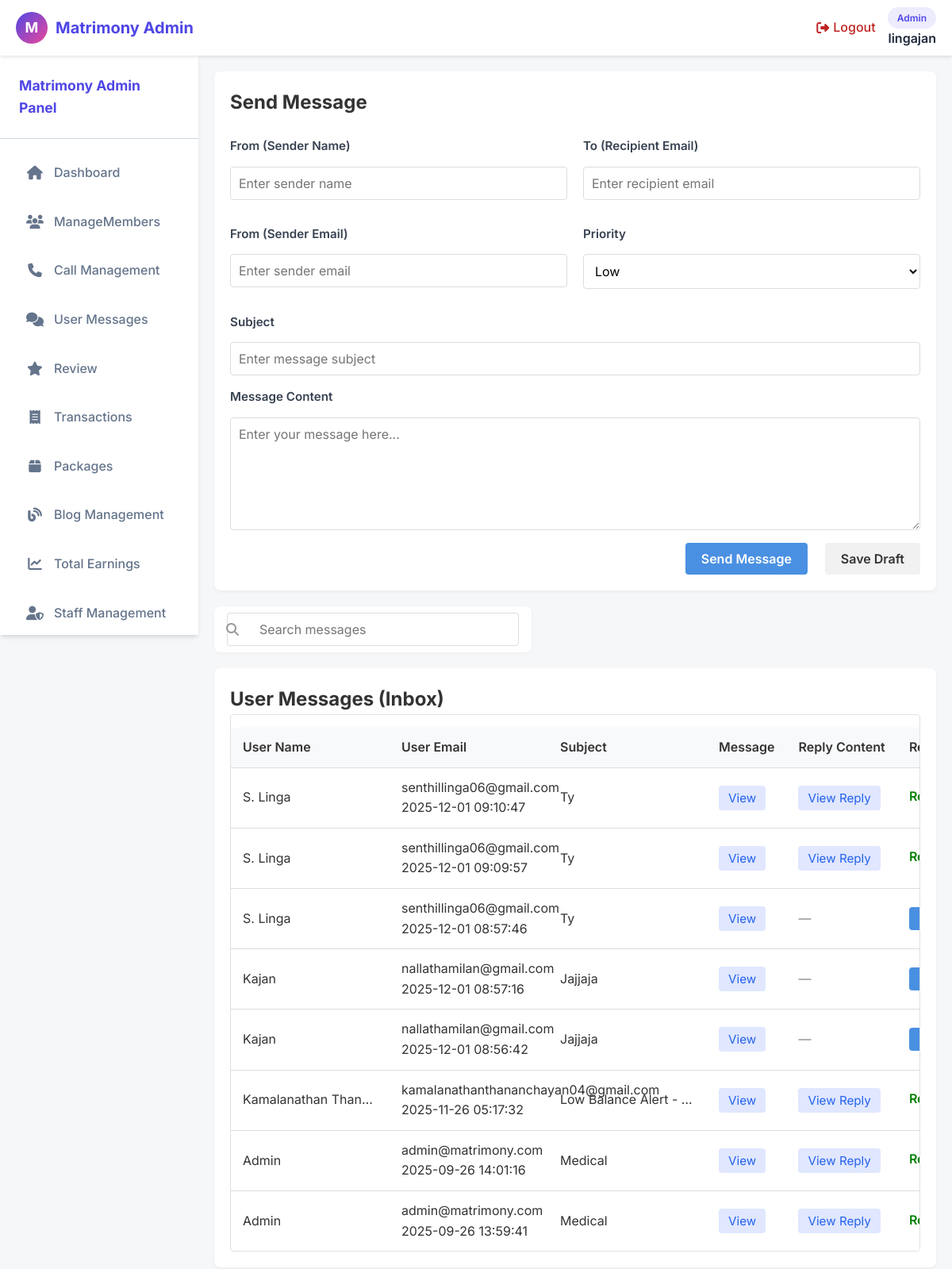
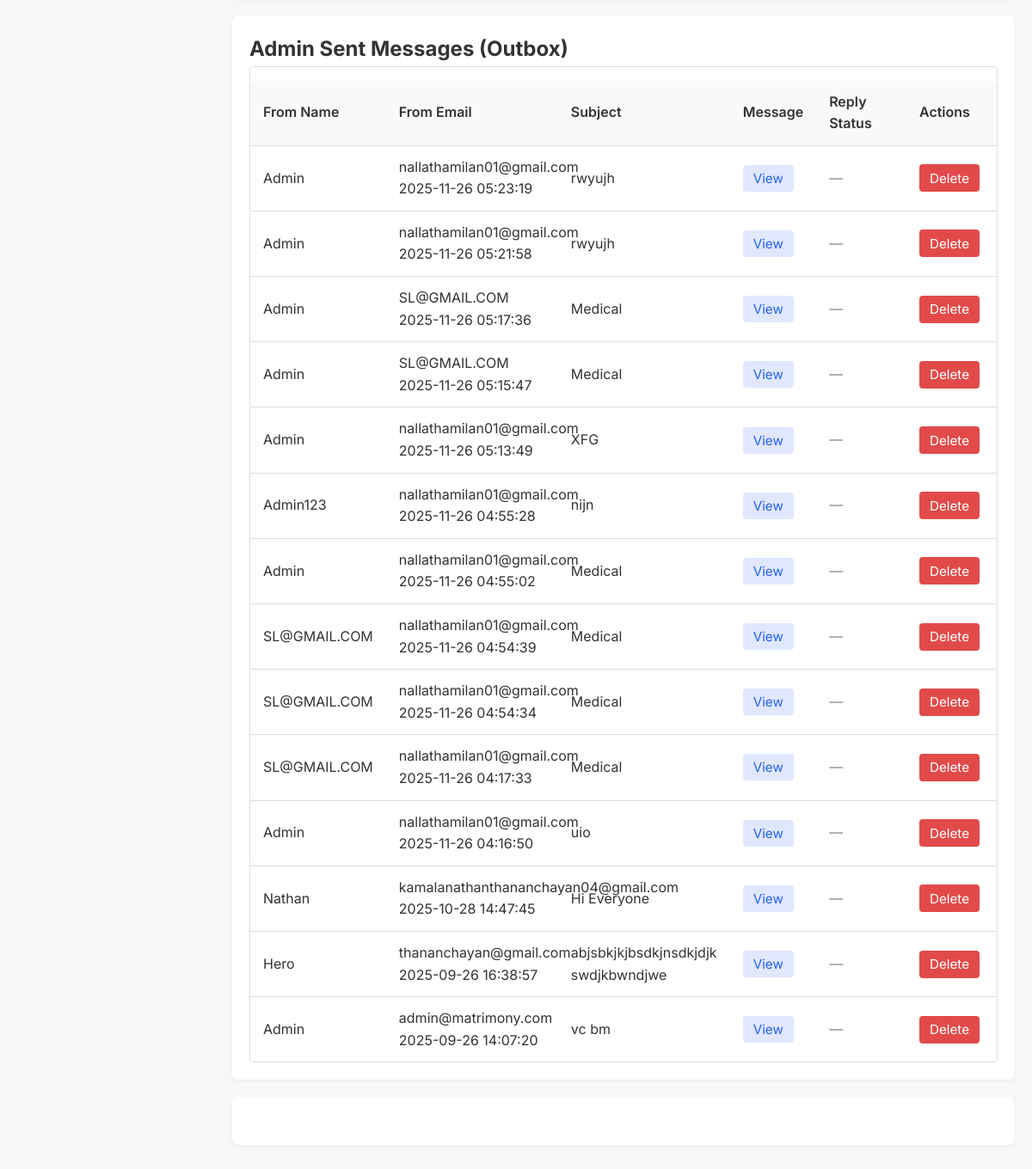
The page /AdminThennilavu/user-message-management.php (signed in) on the database its author committed (2 pictures, top to bottom).
### tables this page shows
CREATE TABLE `messages` (
  `message_id` int(10) UNSIGNED NOT NULL,
  `sender_name` varchar(120) NOT NULL,
  `sender_email` varchar(190) NOT NULL,
  `subject` varchar(255) NOT NULL,
  `message_text` text NOT NULL,
  `sent_time` datetime NOT NULL DEFAULT current_timestamp(),
  `message_type` enum('user','admin') NOT NULL DEFAULT 'user',
  `reply_text` text DEFAULT NULL,
  `reply_sent_time` datetime DEFAULT NULL
);

### AdminThennilavu/user-message-management.php (the view, shortened to what this page needs)
<?php
$name = $_SESSION['name'];
$type = ucfirst($_SESSION['role']);
$host = "localhost";
$user = "thennilavu_matrimonial";
$pass = "OYVuiEKfS@FQ";
$db = "thennilavu_thennilavu";
$conn = new mysqli($host, $user, $pass, $db);
$adminMessages = $conn->query("SELECT * FROM messages WHERE message_type='admin' ORDER BY sent_time DESC");
$userMessages  = $conn->query("SELECT * FROM messages WHERE message_type='user' ORDER BY sent_time DESC");
?>
<!DOCTYPE html>
<html lang="en">
<head>
  <link rel="stylesheet" href="maincontent.css"/>
  <link rel="stylesheet" href="tables.css"/>
  <link rel="stylesheet" href="https://cdnjs.cloudflare.com/ajax/libs/font-awesome/6.4.0/css/all.min.css"/>
  <link rel="stylesheet" href="header.css"/>
</head>
<body>
  <header class="top-nav">
    <div class="logo-container">
      <div class="logo-circle">M</div>
      <div class="matrimony-name-top">Matrimony Admin</div>
    </div>
    <div class="nav-right">
      <nav class="main-menu">
        <a href="logout.php" class="logout">
          <i class="fas fa-sign-out-alt"></i> Logout
        </a>
      </nav>
      <div class="user-info">
        <span class="user-type"><?= htmlspecialchars($type) ?></span>
        <span class="username"><?= htmlspecialchars($name) ?></span>
      </div>
    </div>
  </header>
  <div class="dashboard-layout">
    <aside class="sidebar" id="sidebar">
      <div class="matrimony-name">Matrimony Admin Panel</div>
      <ul class="sidebar-menu">
        <li><a href="index.php" class="sidebar-link"><i class="fas fa-home"></i> Dashboard</a></li>
        <li><a href="members.php" class="sidebar-link"><i class="fas fa-users"></i> ManageMembers</a></li>
        <li><a href="call-management.php" class="sidebar-link"><i class="fas fa-phone"></i> Call Management</a></li>
        <li><a href="user-message-management.php" class="sidebar-link"><i class="fas fa-comments"></i> User Messages</a></li>
        <li><a href="review-management.php" class="sidebar-link"><i class="fas fa-star"></i> Review</a></li>
        <li><a href="transaction-management.php" class="sidebar-link"><i class="fas fa-receipt"></i> Transactions</a></li>
        <li><a href="packages-management.php" class="sidebar-link"><i class="fas fa-box"></i> Packages</a></li>
        <li><a href="blog-management.php" class="sidebar-link"><i class="fas fa-blog"></i> Blog Management</a></li>
        <li><a href="total-earnings.php" class="sidebar-link"><i class="fas fa-chart-line"></i> Total Earnings</a></li>
        <li id="staffLink"><a href="staff.php" class="sidebar-link"><i class="fas fa-user-shield"></i> Staff Management</a></li>
      </ul>
    </aside>
    <main class="main-content">
      <div class="content-section">
        <h2>Send Message</h2>
        <form class="message-form" method="POST" action="">
          <div class="form-row">
            <div class="form-column">
              <div class="form-group">
                <label>From (Sender Name)</label>
                <input type="text" name="sender_name" placeholder="Enter sender name" required/>
              </div>
              <div class="form-group">
                <label>From (Sender Email)</label>
                <input type="email" name="sender_email" placeholder="Enter sender email" required/>
              </div>
            </div>
            <div class="form-column">
              <div class="form-group">
                <label>To (Recipient Email)</label>
                <input type="email" name="recipient_email" placeholder="Enter recipient email" required/>
              </div>
              <div class="form-group">
                <label>Priority</label>
                <select name="priority">
                  <option value="low">Low</option>
                </select>
              </div>
            </div>
          </div>
          <div class="form-group">
            <label>Subject</label>
            <input type="text" name="subject" placeholder="Enter message subject" required/>
          </div>
          <div class="form-group">
            <label>Message Content</label>
            <textarea name="message_text" placeholder="Enter your message here..." rows="6" required></textarea>
          </div>
          <div class="form-actions">
            <button type="submit" name="send_message" class="action-btn primary">Send Message</button>
            <button type="button" class="action-btn secondary">Save Draft</button>
          </div>
        </form>
      </div>
      <div class="search-bar">
        <i class="fas fa-search"></i>
        <input type="text" placeholder="Search messages" id="searchInput"/>
      </div>
      <div class="content-section">
        <h2>User Messages (Inbox)</h2>
        <div class="data-table-container">
          <table class="data-table">
            <thead>
              <tr>
                <th>User Name</th>
                <th>User Email</th>
                <th>Subject</th>
                <th>Message</th>
                <th>Reply Content</th>
                <th>Reply / Actions</th>
              </tr>
            </thead>
            <tbody>
            <?php if ($userMessages && $userMessages->num_rows > 0) { while ($row = $userMessages->fetch_assoc()) { ?>
              <tr>
                <td><?= htmlspecialchars($row['sender_name']); ?></td>
                <td style="white-space: nowrap; overflow: visible; text-overflow: clip;">
    <?= htmlspecialchars($row['sender_email']); ?> <br>
    <?= htmlspecialchars($row['sent_time']); ?>
   </td>
                <td><?= htmlspecialchars($row['subject']); ?></td>
                <td><button class="popup-btn" onclick="openViewModal('Message','<?= addslashes($row['message_text']); ?>','User: <?= addslashes($row['sender_name']); ?> | Email: <?= addslashes($row['sender_email']); ?>')">View</button></td>
                <td>
                  <?php if (!empty($row['reply_text'])): ?>
                    <button class="popup-btn" onclick="openViewModal('Reply','<?= addslashes($row['reply_text']); ?>','Replied At: <?= addslashes($row['reply_sent_time'] ?? '') ?>')">View Reply</button>
                  <?php else: ?>
                    <span style="color:#888;">—</span>
                  <?php endif; ?>
                </td>
                <td>
                  <?php if (!empty($row['reply_text'])): ?>
                    <span style="color:green;font-weight:600;">Replied</span>
                  <?php else: ?>
                    <button class="reply-btn" onclick="openReplyModal('<?= addslashes($row['sender_email']); ?>','<?= addslashes($row['subject']); ?>','<?= addslashes($row['message_text']); ?>','<?= addslashes($row['sender_name']); ?>', <?= (int)$row['message_id']; ?>)">Reply</button>
                  <?php endif; ?>
                </td>
              </tr>
            <?php } } else { ?>
              <tr><td colspan="8" style="text-align:center;">No user messages</td></tr>
            <?php } ?>
            </tbody>
          </table>
        </div>
      </div>
      <div class="content-section">
        <h2>Admin Sent Messages (Outbox)</h2>
        <div class="data-table-container">
          <table class="data-table">
            <thead>
              <tr>
                <th>From Name</th>
                <th>From Email</th>
                <th>Subject</th>
                <th>Message</th>
                <th>Reply Status</th>
                <th>Actions</th>
              </tr>
            </thead>
            <tbody>
            <?php if ($adminMessages && $adminMessages->num_rows > 0) { while ($row = $adminMessages->fetch_assoc()) { ?>
              <tr>
                <td><?= htmlspecialchars($row['sender_name']); ?></td>
                <td style="white-space: nowrap; overflow: visible; text-overflow: clip;">
    <?= htmlspecialchars($row['sender_email']); ?> <br>
    <?= htmlspecialchars($row['sent_time']); ?>
   </td>
                <td style="white-space: normal; word-wrap: break-word;">
    <?= nl2br(htmlspecialchars($row['subject'])); ?>
</td>
                <td><button class="popup-btn" onclick="openViewModal('Message','<?= addslashes($row['message_text']); ?>','Admin: <?= addslashes($row['sender_name']); ?> | Email: <?= addslashes($row['sender_email']); ?>')">View</button></td>
                <td><?= !empty($row['reply_text']) ? '<span style="color:green;font-weight:600;">User Replied</span>' : '<span style="color:#888;">—</span>'; ?></td>
                <td><a href="delete_message.php?id=<?= $row['message_id']; ?>" onclick="return confirm('Are you sure?')"><button class="delete-btn">Delete</button></a></td>
              </tr>
            <?php } } else { ?>
              <tr><td colspan="8" style="text-align:center;">No admin messages</td></tr>
            <?php } ?>
            </tbody>
          </table>
        </div>
      </div>
      <div class="content-section">
      </div>
    </main>
  </div>
</body>
</html>

### AdminThennilavu/maincontent.css (style rules this page uses)
.main-content { flex: 1; padding: 40px 48px; background: #f4f6fb; }
.action-btn { background: #fff; border: 1.5px solid #2563eb; color: #2563eb; border-radius: 8px; padding: 12px 28px; font-size: 1rem; font-weight: 500; cursor: pointer; transition: background 0.2s, color 0.2s; }
.search-bar { display: flex; align-items: center; background: #fff; border-radius: 8px; padding: 8px 16px; margin-bottom: 32px; box-shadow: 0 1px 4px rgba(0,0,0,0.04); max-width: 400px; }
.search-bar i { color: #2563eb; margin-right: 8px; }
.search-bar input { border: none; outline: none; font-size: 1rem; background: transparent; flex: 1; }
.content-section { background: #fff; border-radius: 12px; padding: 32px; box-shadow: 0 2px 8px rgba(0,0,0,0.04); }
.form-row { display: flex; gap: 20px; margin-bottom: 20px; }
.form-column { flex: 1; }
.form-group { margin-bottom: 15px; }
.form-group label { display: block; margin-bottom: 5px; font-weight: 600; color: #374151; }
.form-group input, .form-group select, .form-group textarea { width: 100%; padding: 10px 12px; border: 1px solid #d1d5db; border-radius: 6px; font-size: 14px; transition: border-color 0.2s; }
.form-group textarea { resize: vertical; min-height: 200px; font-family: inherit; }
.form-actions { display: flex; gap: 12px; justify-content: flex-end; margin-top: 20px; }
.form-row { display: flex; gap: 32px; margin-bottom: 24px; }
.form-column { flex: 1; display: flex; flex-direction: column; gap: 16px; }
.form-group { display: flex; flex-direction: column; gap: 8px; }
.form-group label { font-weight: 600; color: #374151; font-size: 0.95rem; }
.form-group input { padding: 12px 16px; border: 1px solid #d1d5db; border-radius: 8px; font-size: 1rem; background: #fff; transition: border-color 0.2s, box-shadow 0.2s; }
.form-actions { display: flex; justify-content: flex-end; margin-top: 16px; }
.message-form { margin-top: 24px; }
.message-form textarea { width: 100%; padding: 12px 16px; border: 1px solid #d1d5db; border-radius: 8px; font-size: 1rem; background: #fff; resize: vertical; min-height: 120px; font-family: inherit; transition: border-color 0.2s, box-shadow 0.2s; }
.message-form select { padding: 12px 16px; border: 1px solid #d1d5db; border-radius: 8px; font-size: 1rem; background: #fff; transition: border-color 0.2s, box-shadow 0.2s; }
.action-btn.secondary { background: #6b7280; border-color: #6b7280; color: #fff; margin-left: 12px; }
.reply-btn { background: #10b981; color: #fff; border: none; border-radius: 6px; padding: 6px 12px; margin-right: 6px; cursor: pointer; font-size: 0.9rem; transition: background 0.2s; }
.view-btn, .edit-btn, .delete-btn { width: 32px; height: 32px; border: none; border-radius: 6px; display: flex; align-items: center; justify-content: center; cursor: pointer; transition: all 0.2s ease; font-size: 12px; }
.delete-btn { background: #fee2e2; color: #dc2626; }

### AdminThennilavu/tables.css (style rules this page uses)
.data-table { width: 100%; border-collapse: collapse; margin-top: 16px; background: #fff; border-radius: 8px; overflow: hidden; box-shadow: 0 1px 4px rgba(0,0,0,0.04); }
.data-table th, .data-table td { padding: 12px 10px; border-bottom: 1px solid #e5e7eb; text-align: left; }
.data-table th { background: #f1f5f9; font-weight: 600; }
.data-table tr:last-child td { border-bottom: none; }
.popup-btn, .publish-btn, .delete-btn { border: none; border-radius: 6px; padding: 6px 14px; margin-right: 6px; font-size: 0.95rem; cursor: pointer; transition: background 0.2s, color 0.2s; }
.popup-btn { background: #e0e7ff; color: #2563eb; }
.delete-btn { background: #fee2e2; color: #dc2626; }

### rows shown on the page
messages: sender_name "S. Linga", sender_email "senthillinga06@gmail.com", sent_time "2025-12-01 09:10:47", subject "Ty", reply_text "Replied"
messages: sender_name "S. Linga", sender_email "senthillinga06@gmail.com", sent_time "2025-12-01 09:09:57", subject "Ty", reply_text "Replied"
messages: sender_name "S. Linga", sender_email "senthillinga06@gmail.com", sent_time "2025-12-01 08:57:46", subject "Ty"
messages: sender_name "Kajan", sender_email "nallathamilan@gmail.com", sent_time "2025-12-01 08:57:16", subject "Jajjaja"
messages: sender_name "Kajan", sender_email "nallathamilan@gmail.com", sent_time "2025-12-01 08:56:42", subject "Jajjaja"
messages: sender_name "Kamalanathan Than…", sender_email "kamalanathanthananchayan04@gmail.com", sent_time "2025-11-26 05:17:32", subject "Low Balance Alert -…", reply_text "Replied"
messages: sender_name "Admin", sender_email "admin@matrimony.com", sent_time "2025-09-26 14:01:16", subject "Medical", reply_text "Replied"
messages: sender_name "Admin", sender_email "admin@matrimony.com", sent_time "2025-09-26 13:59:41", subject "Medical", reply_text "Replied"
messages: sender_name "Admin", sender_email "nallathamilan01@gmail.com", sent_time "2025-11-26 05:23:19", subject "rwyujh"
messages: sender_name "Admin", sender_email "nallathamilan01@gmail.com", sent_time "2025-11-26 05:21:58", subject "rwyujh"
messages: sender_name "Admin", sender_email "SL@GMAIL.COM", sent_time "2025-11-26 05:17:36", subject "Medical"
messages: sender_name "Admin", sender_email "SL@GMAIL.COM", sent_time "2025-11-26 05:15:47", subject "Medical"
messages: sender_name "Admin", sender_email "nallathamilan01@gmail.com", sent_time "2025-11-26 05:13:49", subject "XFG"
messages: sender_name "Admin123", sender_email "nallathamilan01@gmail.com", sent_time "2025-11-26 04:55:28", subject "nijn"
messages: sender_name "Admin", sender_email "nallathamilan01@gmail.com", sent_time "2025-11-26 04:55:02", subject "Medical"
messages: sender_name "SL@GMAIL.COM", sender_email "nallathamilan01@gmail.com", sent_time "2025-11-26 04:54:39", subject "Medical"
messages: sender_name "SL@GMAIL.COM", sender_email "nallathamilan01@gmail.com", sent_time "2025-11-26 04:54:34", subject "Medical"
messages: sender_name "SL@GMAIL.COM", sender_email "nallathamilan01@gmail.com", sent_time "2025-11-26 04:17:33", subject "Medical"
messages: sender_name "Admin", sender_email "nallathamilan01@gmail.com", sent_time "2025-11-26 04:16:50", subject "uio"
messages: sender_name "Nathan", sender_email "kamalanathanthananchayan04@gmail.com", sent_time "2025-10-28 14:47:45", subject "Hi Everyone"
messages: sender_name "Hero", sender_email "thananchayan@gmail.com", sent_time "2025-09-26 16:38:57", subject "abjsbkjkjbsdkjnsdkjdjk swdjkbwndjwe"
messages: sender_name "Admin", sender_email "admin@matrimony.com", sent_time "2025-09-26 14:07:20", subject "vc bm"

### other values the page prints
$type "Admin"
$name "lingajan"
